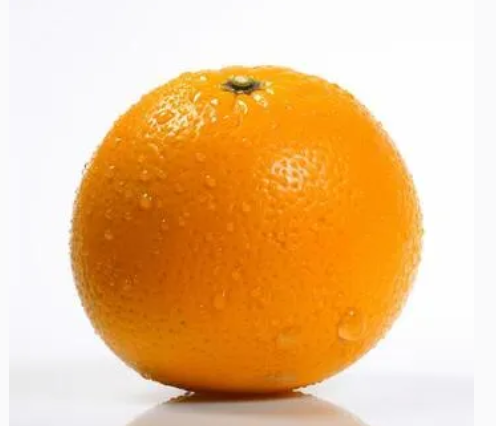
#> input picture TP1/naranja.jpg, 496 x 426 px, found by its file name
$ python ejercicio_18_Transformaciones_y_filtros.py   (older library calls are emulated)
#> lines starting #> are read from the running program, lines starting #| are printed output that depends on the picture
"""
18
Comparar suavizados
Aplicá blur, GaussianBlur, medianBlur y bilateralFilter
con parámetros equivalentes sobre la misma foto. Ordená
los cuatro resultados de más a menos nítido usando la
 varianza del laplaciano como medida.

Pistacv2.Laplacian(gris, cv2.CV_64F).var() es un estimador
simple de nitidez.
"""
'''
recordar:
blur → promedio simple de los vecinos.
GaussianBlur → promedio ponderado, dando más importancia a
los píxeles cercanos.
medianBlur → reemplaza cada píxel por la mediana de sus vecinos;
es especialmente útil contra ruido tipo “sal y pimienta”.
bilateralFilter → suaviza pero intenta conservar los bordes.
'''


import cv2
import numpy as np
import time

ALFA = 1.4
RUTA="TP1/naranja.jpg"
BETA = 20

def calcular_nitidez(img):
    if len(img.shape) == 3:
        gris = cv2.cvtColor(img, cv2.COLOR_BGR2GRAY)
    else:
        gris = img

    laplaciano = cv2.Laplacian(gris, cv2.CV_64F)

    return laplaciano.var()
def main():

    img = cv2.imread(RUTA, cv2.IMREAD_GRAYSCALE)
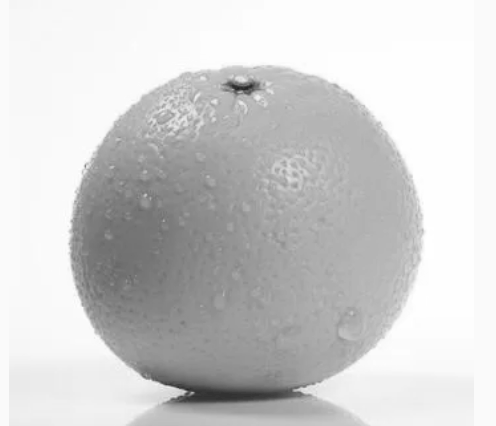
#> img: shape (426, 496); min 34, max 255, mean 207.7

    # cuatro suavizados
    resultado_blur = cv2.blur(img, (5, 5))

    resultado_gaussian = cv2.GaussianBlur(
        img,
        (5, 5), #kernel
        0
    )

    resultado_median = cv2.medianBlur(
        img,
        5 #vecindario de 5x5
    )

    resultado_bilateral = cv2.bilateralFilter(
        img,
        9, #diametro
        75, #cuanto influya la diferencia de intensidad o color
        75 #cuanto influye la distancia espacial
    )

    # nitidez
    nitidez_blur = calcular_nitidez(resultado_blur)
#> in calcular_nitidez, `laplaciano = cv2.Laplacian(gris, cv2.CV_64F)`:
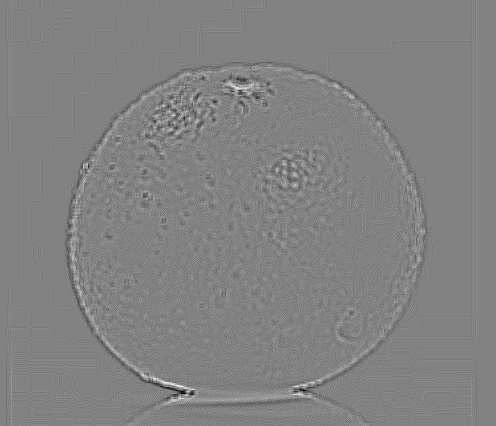
#> laplaciano: shape (426, 496) float64; min -23, max 22, mean 0; drawn with min black and max white
#> nitidez_blur = 2.45
    nitidez_gaussian = calcular_nitidez(resultado_gaussian)
#> nitidez_gaussian = 4.76
    nitidez_median = calcular_nitidez(resultado_median)
#> in calcular_nitidez (call 3), `laplaciano = cv2.Laplacian(gris, cv2.CV_64F)`:
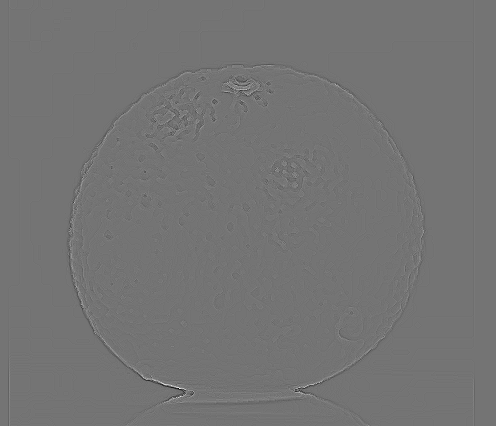
#> laplaciano: shape (426, 496) float64; min -97, max 116, mean 0; drawn with min black and max white
#> nitidez_median = 11.03
    nitidez_bilateral = calcular_nitidez(resultado_bilateral)
#> nitidez_bilateral = 2.78

    resultados = [
        ("blur", nitidez_blur),
        ("GaussianBlur", nitidez_gaussian),
        ("medianBlur", nitidez_median),
        ("bilateralFilter", nitidez_bilateral)
    ]
#> resultados = [('blur', 2.45), ('GaussianBlur', 4.76), ('medianBlur', 11.03), ('bilateralFilter', 2.78)]

    # Ordenamos de mayor a menor nitidez
    resultados.sort(key=lambda x: x[1], reverse=True)

    print("Orden de más a menos nítido:")

    for nombre, valor in resultados:
        print(f"{nombre}: {valor:.2f}")
#> this loop made 4 passes
#| medianBlur: 11.03
#| GaussianBlur: 4.76
#| bilateralFilter: 2.78
#| blur: 2.45


'''
Orden de nitidez: medianBlur (11,03) > GaussianBlur (4,76) > bilateralFilter (2,78) > blur (2,45).
La varianza del Laplaciano se utilizó como medida de nitidez,
ya que valores mayores indican una mayor presencia de cambios
bruscos de intensidad asociados a los bordes.
El orden obtenido corresponde a la imagen utilizada y a
 los parámetros seleccionados para cada filtro.
'''

if __name__ == "__main__":
    main()
